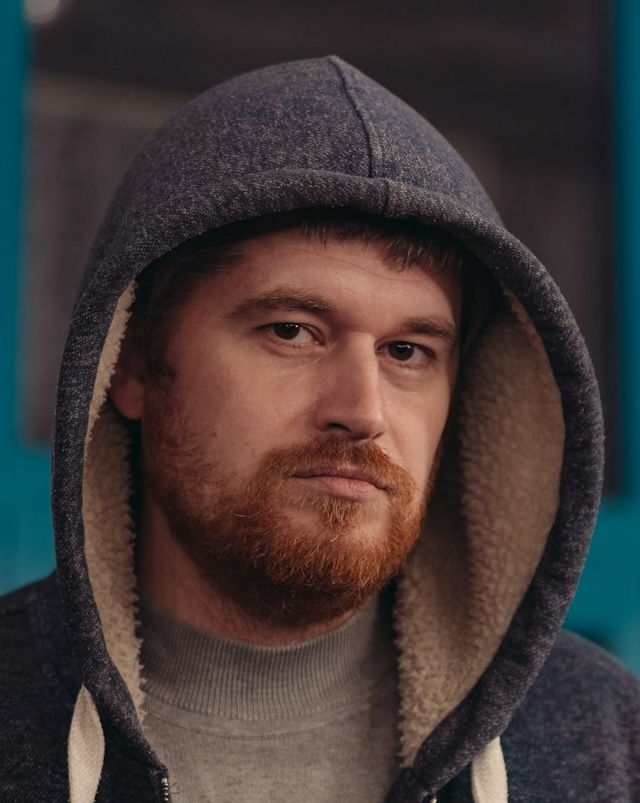
#> input picture image.jpg, 640 x 803 px, found by its file name
$ python photo.py
#> lines starting #> are read from the running program, lines starting #| are printed output that depends on the picture
from PIL import Image

# Открытие уже загруженного изображения
image = Image.open('/Users/larisamosevica/Documents/GitHub/VD02/image.jpg')
#> image is the input picture: PIL image 640x803 RGB; mean R, G, B 66.3, 56.3, 55.5

# Уменьшение изображения до новых размеров (например, 800x600)
new_size = (600, 450)
resized_image = image.resize(new_size)
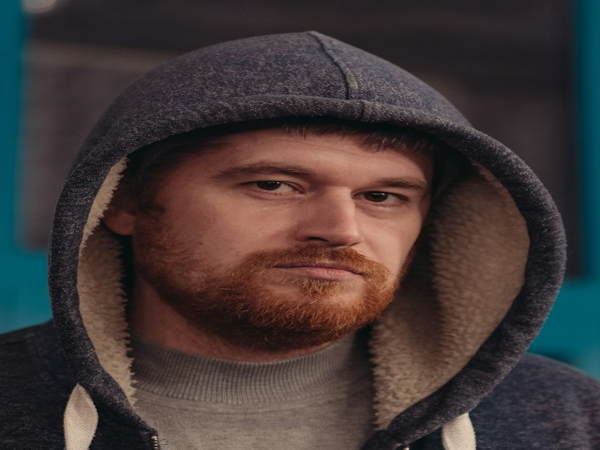
#> resized_image: PIL image 600x450 RGB; mean R, G, B 66.3, 56.3, 55.5

# Сохранение уменьшенного изображения
resized_image.save('resized_image.jpg')

print("Изображение уменьшено и сохранено.")
